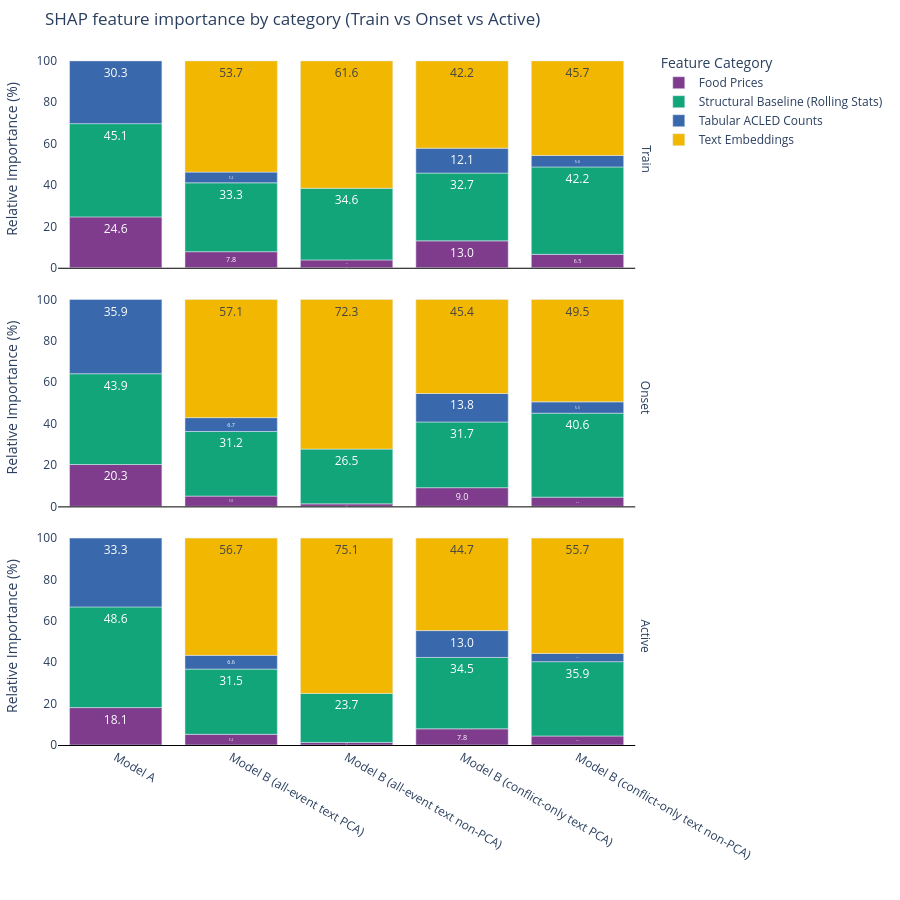

The notebook cell this image was saved under:
### Code cell
shap_by_category = (
    best_model_shap.groupby(["model", "dataset", "category"])["mean_abs_shap"]
    .sum()
    .reset_index()
)

shap_by_category["total_SHAP"] = shap_by_category.groupby(["model", "dataset"])[
    "mean_abs_shap"
].transform("sum")
shap_by_category["% Importance"] = (
    shap_by_category["mean_abs_shap"] / shap_by_category["total_SHAP"] * 100
)

fig = px.bar(
    shap_by_category,
    x="model",
    y="% Importance",
    color="category",
    facet_row="dataset",
    category_orders={"dataset": ["train", "onset", "active"]},
    title="SHAP feature importance by category (Train vs Onset vs Active)",
    text_auto=".1f",
    color_discrete_sequence=px.colors.qualitative.Bold,
    height=900,
)

fig.update_layout(
    xaxis_title="",
    legend_title_text="Feature Category",
    hovermode="x unified",
    plot_bgcolor="white",
    paper_bgcolor="white",
    margin=dict(t=50, b=50, l=50, r=50),
)

fig.for_each_annotation(lambda a: a.update(text=a.text.split("=")[-1].capitalize()))

# Add light gridlines and standardise y-axis titles for all rows
fig.update_yaxes(
    title_text="Relative Importance (%)",
)
fig.update_xaxes(showline=True, linewidth=1, linecolor="black")

fig.show()

### Figure 1 — Plotly figure (JSON) as saved in the notebook; plotly's stock layout.template omitted (floating-point values rounded to 4 significant figures)
{"data": [{"hovertemplate": "category=Food Prices<br>dataset=train<br>model=%{x}<br>% Importance=%{y}<extra></extra>", "legendgroup": "Food Prices", "marker": {"color": "rgb(127, 60, 141)", "pattern": {"shape": ""}}, "name": "Food Prices", "orientation": "v", "showlegend": true, "textposition": "auto", "texttemplate": "%{y:.1f}", "type": "bar", "x": ["Model A", "Model B (all-event text PCA)", "Model B (all-event text non-PCA)", "Model B (conflict-only text PCA)", "Model B (conflict-only text non-PCA)"], "xaxis": "x3", "y": [24.59, 7.776, 3.795, 13.01, 6.497], "yaxis": "y3"}, {"hovertemplate": "category=Structural Baseline (Rolling Stats)<br>dataset=train<br>model=%{x}<br>% Importance=%{y}<extra></extra>", "legendgroup": "Structural Baseline (Rolling Stats)", "marker": {"color": "rgb(17, 165, 121)", "pattern": {"shape": ""}}, "name": "Structural Baseline (Rolling Stats)", "orientation": "v", "showlegend": true, "textposition": "auto", "texttemplate": "%{y:.1f}", "type": "bar", "x": ["Model A", "Model B (all-event text PCA)", "Model B (all-event text non-PCA)", "Model B (conflict-only text PCA)", "Model B (conflict-only text non-PCA)"], "xaxis": "x3", "y": [45.08, 33.29, 34.65, 32.75, 42.23], "yaxis": "y3"}, {"hovertemplate": "category=Tabular ACLED Counts<br>dataset=train<br>model=%{x}<br>% Importance=%{y}<extra></extra>", "legendgroup": "Tabular ACLED Counts", "marker": {"color": "rgb(57, 105, 172)", "pattern": {"shape": ""}}, "name": "Tabular ACLED Counts", "orientation": "v", "showlegend": true, "textposition": "auto", "texttemplate": "%{y:.1f}", "type": "bar", "x": ["Model A", "Model B (all-event text PCA)", "Model B (conflict-only text PCA)", "Model B (conflict-only text non-PCA)"], "xaxis": "x3", "y": [30.33, 5.187, 12.05, 5.571], "yaxis": "y3"}, {"hovertemplate": "category=Text Embeddings<br>dataset=train<br>model=%{x}<br>% Importance=%{y}<extra></extra>", "legendgroup": "Text Embeddings", "marker": {"color": "rgb(242, 183, 1)", "pattern": {"shape": ""}}, "name": "Text Embeddings", "orientation": "v", "showlegend": true, "textposition": "auto", "texttemplate": "%{y:.1f}", "type": "bar", "x": ["Model B (all-event text PCA)", "Model B (all-event text non-PCA)", "Model B (conflict-only text PCA)", "Model B (conflict-only text non-PCA)"], "xaxis": "x3", "y": [53.75, 61.56, 42.18, 45.7], "yaxis": "y3"}, {"hovertemplate": "category=Food Prices<br>dataset=onset<br>model=%{x}<br>% Importance=%{y}<extra></extra>", "legendgroup": "Food Prices", "marker": {"color": "rgb(127, 60, 141)", "pattern": {"shape": ""}}, "name": "Food Prices", "orientation": "v", "showlegend": false, "textposition": "auto", "texttemplate": "%{y:.1f}", "type": "bar", "x": ["Model A", "Model B (all-event text PCA)", "Model B (all-event text non-PCA)", "Model B (conflict-only text PCA)", "Model B (conflict-only text non-PCA)"], "xaxis": "x2", "y": [20.25, 4.974, 1.214, 9.044, 4.463], "yaxis": "y2"}, {"hovertemplate": "category=Structural Baseline (Rolling Stats)<br>dataset=onset<br>model=%{x}<br>% Importance=%{y}<extra></extra>", "legendgroup": "Structural Baseline (Rolling Stats)", "marker": {"color": "rgb(17, 165, 121)", "pattern": {"shape": ""}}, "name": "Structural Baseline (Rolling Stats)", "orientation": "v", "showlegend": false, "textposition": "auto", "texttemplate": "%{y:.1f}", "type": "bar", "x": ["Model A", "Model B (all-event text PCA)", "Model B (all-event text non-PCA)", "Model B (conflict-only text PCA)", "Model B (conflict-only text non-PCA)"], "xaxis": "x2", "y": [43.87, 31.23, 26.48, 31.75, 40.59], "yaxis": "y2"}, {"hovertemplate": "category=Tabular ACLED Counts<br>dataset=onset<br>model=%{x}<br>% Importance=%{y}<extra></extra>", "legendgroup": "Tabular ACLED Counts", "marker": {"color": "rgb(57, 105, 172)", "pattern": {"shape": ""}}, "name": "Tabular ACLED Counts", "orientation": "v", "showlegend": false, "textposition": "auto", "texttemplate": "%{y:.1f}", "type": "bar", "x": ["Model A", "Model B (all-event text PCA)", "Model B (conflict-only text PCA)", "Model B (conflict-only text non-PCA)"], "xaxis": "x2", "y": [35.87, 6.692, 13.78, 5.482], "yaxis": "y2"}, {"hovertemplate": "category=Text Embeddings<br>dataset=onset<br>model=%{x}<br>% Importance=%{y}<extra></extra>", "legendgroup": "Text Embeddings", "marker": {"color": "rgb(242, 183, 1)", "pattern": {"shape": ""}}, "name": "Text Embeddings", "orientation": "v", "showlegend": false, "textposition": "auto", "texttemplate": "%{y:.1f}", "type": "bar", "x": ["Model B (all-event text PCA)", "Model B (all-event text non-PCA)", "Model B (conflict-only text PCA)", "Model B (conflict-only text non-PCA)"], "xaxis": "x2", "y": [57.1, 72.31, 45.43, 49.46], "yaxis": "y2"}, {"hovertemplate": "category=Food Prices<br>dataset=active<br>model=%{x}<br>% Importance=%{y}<extra></extra>", "legendgroup": "Food Prices", "marker": {"color": "rgb(127, 60, 141)", "pattern": {"shape": ""}}, "name": "Food Prices", "orientation": "v", "showlegend": false, "textposition": "auto", "texttemplate": "%{y:.1f}", "type": "bar", "x": ["Model A", "Model B (all-event text PCA)", "Model B (all-event text non-PCA)", "Model B (conflict-only text PCA)", "Model B (conflict-only text non-PCA)"], "xaxis": "x", "y": [18.08, 5.173, 1.253, 7.823, 4.347], "yaxis": "y"}, {"hovertemplate": "category=Structural Baseline (Rolling Stats)<br>dataset=active<br>model=%{x}<br>% Importance=%{y}<extra></extra>", "legendgroup": "Structural Baseline (Rolling Stats)", "marker": {"color": "rgb(17, 165, 121)", "pattern": {"shape": ""}}, "name": "Structural Baseline (Rolling Stats)", "orientation": "v", "showlegend": false, "textposition": "auto", "texttemplate": "%{y:.1f}", "type": "bar", "x": ["Model A", "Model B (all-event text PCA)", "Model B (all-event text non-PCA)", "Model B (conflict-only text PCA)", "Model B (conflict-only text non-PCA)"], "xaxis": "x", "y": [48.65, 31.51, 23.68, 34.5, 35.93], "yaxis": "y"}, {"hovertemplate": "category=Tabular ACLED Counts<br>dataset=active<br>model=%{x}<br>% Importance=%{y}<extra></extra>", "legendgroup": "Tabular ACLED Counts", "marker": {"color": "rgb(57, 105, 172)", "pattern": {"shape": ""}}, "name": "Tabular ACLED Counts", "orientation": "v", "showlegend": false, "textposition": "auto", "texttemplate": "%{y:.1f}", "type": "bar", "x": ["Model A", "Model B (all-event text PCA)", "Model B (conflict-only text PCA)", "Model B (conflict-only text non-PCA)"], "xaxis": "x", "y": [33.27, 6.642, 12.98, 3.997], "yaxis": "y"}, {"hovertemplate": "category=Text Embeddings<br>dataset=active<br>model=%{x}<br>% Importance=%{y}<extra></extra>", "legendgroup": "Text Embeddings", "marker": {"color": "rgb(242, 183, 1)", "pattern": {"shape": ""}}, "name": "Text Embeddings", "orientation": "v", "showlegend": false, "textposition": "auto", "texttemplate": "%{y:.1f}", "type": "bar", "x": ["Model B (all-event text PCA)", "Model B (all-event text non-PCA)", "Model B (conflict-only text PCA)", "Model B (conflict-only text non-PCA)"], "xaxis": "x", "y": [56.67, 75.07, 44.7, 55.72], "yaxis": "y"}], "layout": {"annotations": [{"font": {}, "showarrow": false, "text": "Active", "textangle": 90, "x": 0.98, "xanchor": "left", "xref": "paper", "y": 0.1567, "yanchor": "middle", "yref": "paper"}, {"font": {}, "showarrow": false, "text": "Onset", "textangle": 90, "x": 0.98, "xanchor": "left", "xref": "paper", "y": 0.5, "yanchor": "middle", "yref": "paper"}, {"font": {}, "showarrow": false, "text": "Train", "textangle": 90, "x": 0.98, "xanchor": "left", "xref": "paper", "y": 0.8433, "yanchor": "middle", "yref": "paper"}], "barmode": "relative", "height": 900, "hovermode": "x unified", "legend": {"title": {"text": "Feature Category"}, "tracegroupgap": 0}, "margin": {"b": 50, "l": 50, "r": 50, "t": 50}, "paper_bgcolor": "white", "plot_bgcolor": "white", "title": {"text": "SHAP feature importance by category (Train vs Onset vs Active)"}, "xaxis": {"anchor": "y", "domain": [0, 0.98], "linecolor": "black", "linewidth": 1, "showline": true, "title": {"text": ""}}, "xaxis2": {"anchor": "y2", "domain": [0, 0.98], "linecolor": "black", "linewidth": 1, "matches": "x", "showline": true, "showticklabels": false}, "xaxis3": {"anchor": "y3", "domain": [0, 0.98], "linecolor": "black", "linewidth": 1, "matches": "x", "showline": true, "showticklabels": false}, "yaxis": {"anchor": "x", "domain": [0, 0.3133], "title": {"text": "Relative Importance (%)"}}, "yaxis2": {"anchor": "x2", "domain": [0.3433, 0.6567], "matches": "y", "title": {"text": "Relative Importance (%)"}}, "yaxis3": {"anchor": "x3", "domain": [0.6867, 1.0], "matches": "y", "title": {"text": "Relative Importance (%)"}}}}
